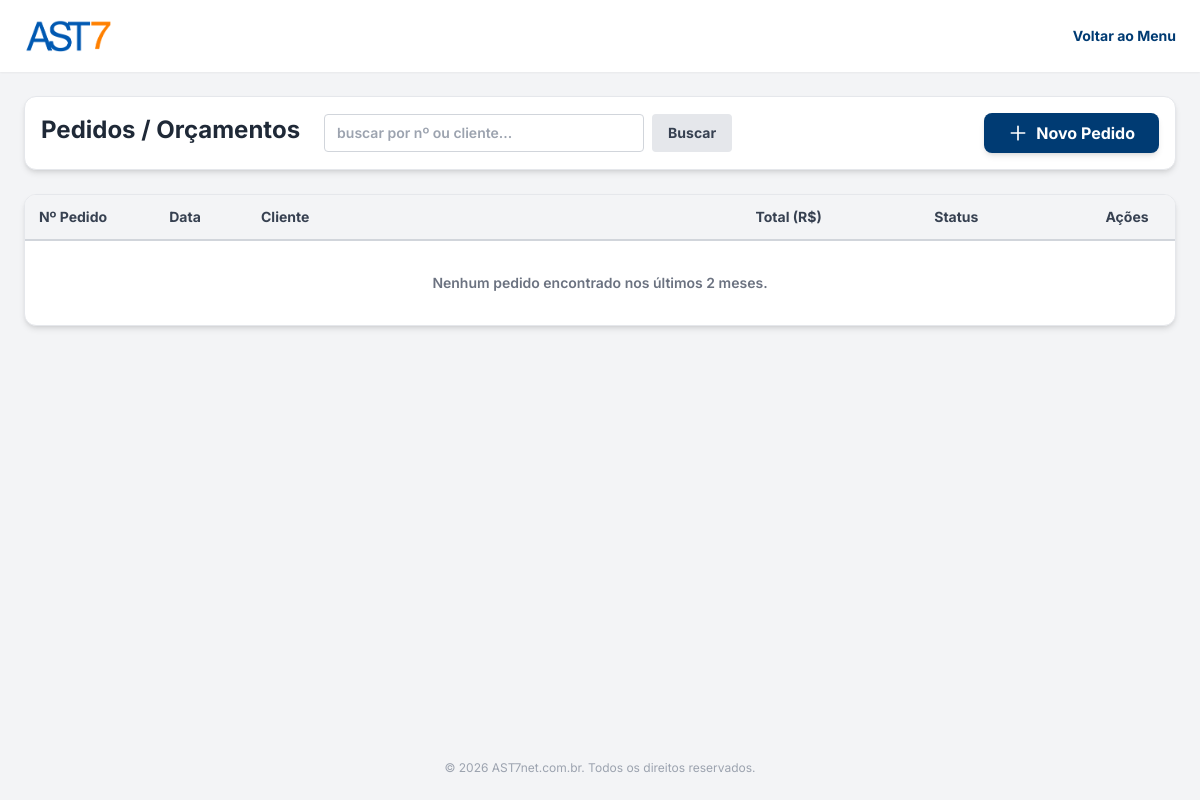
Page /pedidos.php (signed in) on the earlier database version.
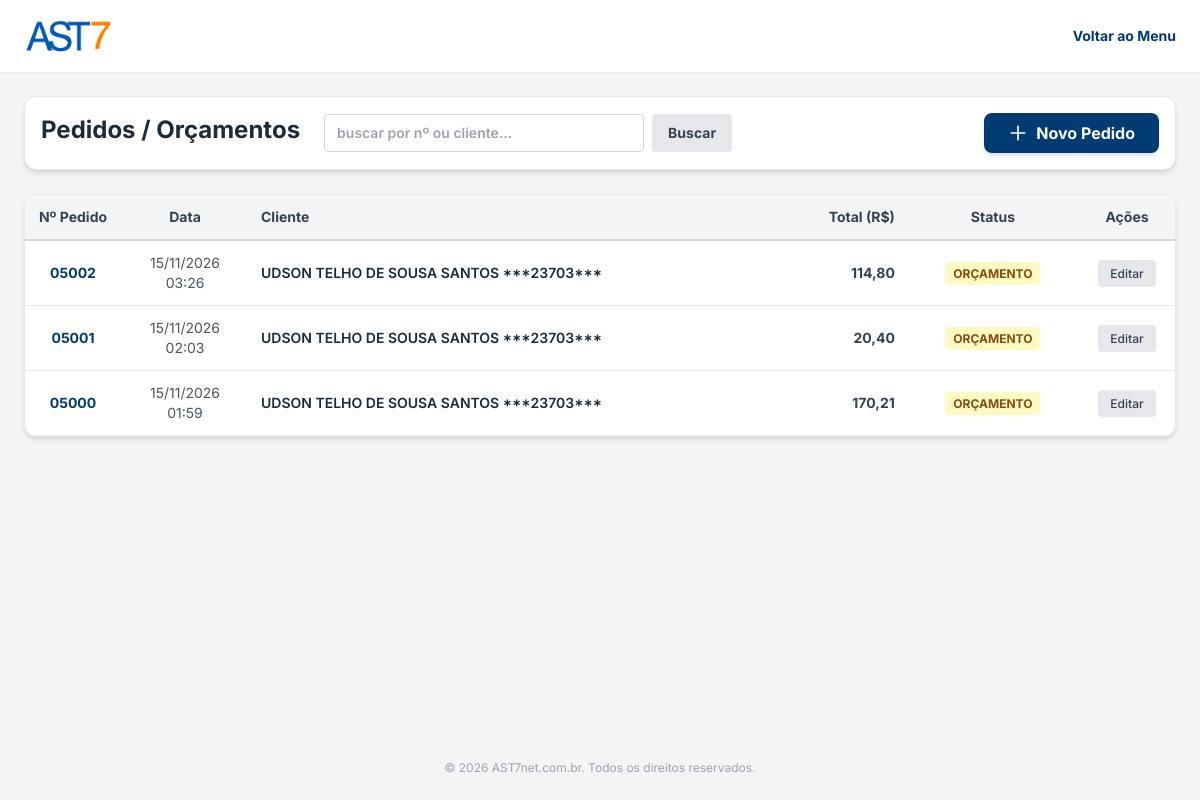
Same page on the later database version.
### tables this page shows
CREATE TABLE pedidos (
                id INTEGER PRIMARY KEY AUTOINCREMENT,
                numero_pedido INTEGER,
                data_pedido DATETIME DEFAULT CURRENT_TIMESTAMP,
                vendedor_id INTEGER,
                cliente_id INTEGER,
                cliente_att TEXT,
                fornecedor_id INTEGER,
                cif_id INTEGER,
                endereco_cobranca TEXT,
                endereco_entrega TEXT,
                faturamento TEXT,
                condicao_avista TEXT,
                condicao_faturado TEXT,
                is_fob_fornecedor INTEGER DEFAULT 0,
                fob_fornecedor_texto TEXT,
                observacao TEXT,
                total_sem_imposto REAL DEFAULT 0.00,
                total_com_imposto REAL DEFAULT 0.00,
                total_ipi REAL DEFAULT 0.00,
                total_icms REAL DEFAULT 0.00,
                qtd_itens REAL DEFAULT 0.00,
                status TEXT DEFAULT 'orcamento',
                created_at DATETIME DEFAULT CURRENT_TIMESTAMP
            );

CREATE TABLE clientes (
                id INTEGER PRIMARY KEY AUTOINCREMENT,
                razao_social TEXT NOT NULL,
                cpf TEXT,
                cnpj TEXT,
                insc_estadual TEXT,
                endereco TEXT,
                numero TEXT,
                complemento TEXT,
                bairro TEXT,
                cidade TEXT,
                uf TEXT,
                cep TEXT,
                contato_nome TEXT,
                contato_celular TEXT,
                contato_departamento TEXT,
                telefone TEXT,
                celular TEXT,
                whatsapp TEXT,
                email TEXT,
                email_danfe TEXT,
                is_fornecedor INTEGER DEFAULT 0,
                cobranca_endereco TEXT,
                cobranca_numero TEXT,
                cobranca_complemento TEXT,
                cobranca_bairro TEXT,
                cobranca_cidade TEXT,
                cobranca_uf TEXT,
                cobranca_cep TEXT,
                entrega_endereco TEXT,
                entrega_numero TEXT,
                entrega_complemento TEXT,
                entrega_bairro TEXT,
                entrega_cidade TEXT,
                entrega_uf TEXT,
                entrega_cep TEXT,
                observacao TEXT,
                material_comercializado TEXT,
                ativo INTEGER DEFAULT 1,
                created_at DATETIME DEFAULT CURRENT_TIMESTAMP
            );

### pedidos.php (the view, shortened to what the changed rows need)
<?php
$pdo = Database::getInstance();
$pagina_atual = isset($_GET['page']) && is_numeric($_GET['page']) ? (int)$_GET['page'] : 1;
$limite = 5;
$offset = ($pagina_atual - 1) * $limite;
$data_limite = date('Y-m-d H:i:s', strtotime('-2 months'));
$sql_where = " WHERE p.data_pedido >= ? ";
$params = [$data_limite];
$sql = "SELECT p.*, c.razao_social as cliente_nome
        FROM pedidos p
        LEFT JOIN clientes c ON p.cliente_id = c.id "
        . $sql_where .
        " ORDER BY p.data_pedido DESC LIMIT $limite OFFSET $offset";
$stmt = $pdo->prepare($sql);
$stmt->execute($params);
$pedidos = $stmt->fetchAll();
?>
<!DOCTYPE html>
<html lang="pt-BR">
<head>
    <script src="https://cdn.tailwindcss.com"></script>
</head>
<body class="bg-bg-main min-h-screen flex flex-col font-sans text-text-main text-base">
    <main class="flex-grow p-4 md:p-6 max-w-7xl mx-auto w-full">
        <div class="bg-white p-4 rounded-xl shadow-md border border-gray-200 mb-6 flex flex-col md:flex-row justify-between items-center gap-4">
            <div class="flex gap-2 w-full md:w-auto">
                <h1 class="text-2xl font-bold text-gray-800 hidden md:block mr-4">Pedidos / Orçamentos</h1>
            </div>
        </div>
        <div class="bg-white rounded-xl shadow-md border border-gray-200 overflow-hidden">
            <div class="overflow-x-auto">
                <table class="w-full text-left border-collapse text-sm">
                    <thead>
                        <tr class="border-b-2 border-gray-300 text-gray-700 bg-gray-100">
                            <th class="py-3 px-3 font-bold text-center w-24">Nº Pedido</th>
                            <th class="py-3 px-3 font-bold text-center w-32">Data</th>
                            <th class="py-3 px-3 font-bold">Cliente</th>
                            <th class="py-3 px-3 font-bold text-right">Total (R$)</th>
                            <th class="py-3 px-3 font-bold text-center">Status</th>
                            <th class="py-3 px-3 font-bold text-center w-24">Ações</th>
                        </tr>
                    </thead>
                    <tbody>
                        <?php foreach($pedidos as $p): ?>
                        <tr class="border-b border-gray-200 hover:bg-blue-50 transition-colors">
                            <td class="py-3 px-3 text-center font-bold text-brand-blue">
                                <?= str_pad($p['numero_pedido'], 5, '0', STR_PAD_LEFT) ?>
                            </td>
                            <td class="py-3 px-3 text-center text-gray-600">
                                <?= date('d/m/Y H:i', strtotime($p['data_pedido'])) ?>
                            </td>
                            <td class="py-3 px-3 font-semibold text-gray-800">
                                <?= htmlspecialchars($p['cliente_nome'] ?? 'Cliente não encontrado') ?>
                            </td>
                            <td class="py-3 px-3 text-right font-bold text-gray-700">
                                <?= number_format($p['total_com_imposto'], 2, ',', '.') ?>
                            </td>
                            <td class="py-3 px-3 text-center">
                                <?php if($p['status'] == 'orcamento'): ?>
                                    <span class="bg-yellow-100 text-yellow-800 px-2 py-1 rounded text-xs font-bold uppercase">Orçamento</span>
                                <?php elseif($p['status'] == 'pedido'): ?>
                                    <span class="bg-green-100 text-green-800 px-2 py-1 rounded text-xs font-bold uppercase">Pedido</span>
                                <?php else: ?>
                                    <span class="bg-red-100 text-red-800 px-2 py-1 rounded text-xs font-bold uppercase">Cancelado</span>
                                <?php endif; ?>
                            </td>
                            <td class="py-3 px-3 text-center">
                                <a href="novo_pedido.php?id=<?= $p['id'] ?>" class="bg-gray-200 text-gray-700 hover:bg-gray-300 px-3 py-1.5 rounded transition-colors text-xs font-medium" title="Editar Pedido">Editar</a>
                            </td>
                        </tr>
                        <?php endforeach; ?>
                        <?php if(empty($pedidos)): ?>
                        <tr>
                            <td colspan="6" class="py-8 text-center text-gray-500 font-semibold">Nenhum pedido encontrado nos últimos 2 meses.</td>
                        </tr>
                        <?php endif; ?>
                    </tbody>
                </table>
            </div>
        </div>
    </main>
</body>
</html>

Differences in the rows shown:
added pedidos: numero_pedido "05002", data_pedido "15/11/2026 03:26", cliente.razao_social "UDSON TELHO DE SOUSA SANTOS ***23703***", total_com_imposto "114,80", status "ORÇAMENTO"
added pedidos: numero_pedido "05001", data_pedido "15/11/2026 02:03", cliente.razao_social "UDSON TELHO DE SOUSA SANTOS ***23703***", total_com_imposto "20,40", status "ORÇAMENTO"
added pedidos: numero_pedido "05000", data_pedido "15/11/2026 01:59", cliente.razao_social "UDSON TELHO DE SOUSA SANTOS ***23703***", total_com_imposto "170,21", status "ORÇAMENTO"
Other differences:
text no longer shown: "Nenhum pedido encontrado nos últimos 2 meses."
